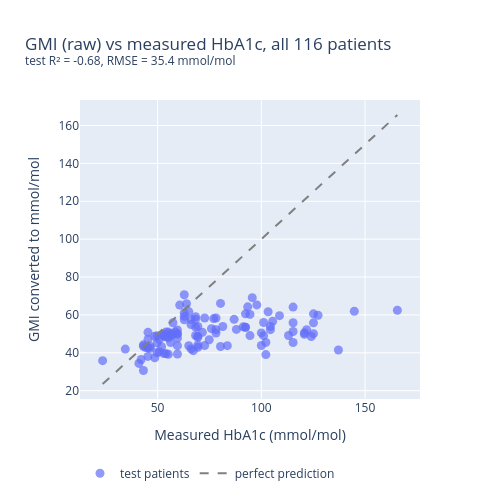

Notebook source saved alongside this figure:
### Markdown cell above
## 7. GMI vs measured HbA1c

The same comparison as `04_gmi_baseline.ipynb`, on all 116 patients. GMI is converted from % to mmol/mol with the IFCC formula before plotting. Points below the dashed line are underestimates.

### Code cell
# Raw GMI in mmol/mol vs measured HbA1c, as in 04_gmi_baseline.ipynb
GMI_INTERCEPT, GMI_SLOPE = 3.31, 0.02392
IFCC_OFFSET, IFCC_FACTOR = 2.15, 10.929
gmi = IFCC_FACTOR * ((GMI_INTERCEPT + GMI_SLOPE * model_data['cgm_mean']) - IFCC_OFFSET)
bias = np.mean(gmi - model_data['hba1c'])
print(f'Bias of raw GMI: {bias:.1f} mmol/mol')

fig = gt_vs_pred(model_data['hba1c'], gmi, 'GMI (raw) vs measured HbA1c, all 116 patients')
fig.update_layout(xaxis_title='Measured HbA1c (mmol/mol)',
                  yaxis_title='GMI converted to mmol/mol')
save_figure(fig, 'gmi_vs_hba1c.png', width=600, height=500)
fig

### Figure 1 — Plotly figure (JSON) as saved in the notebook; plotly's stock layout.template omitted (floating-point values rounded to 4 significant figures)
{"data": [{"marker": {"opacity": 0.7, "size": 9}, "mode": "markers", "name": "test patients", "type": "scatter", "x": [115.3, 69.41, 69.41, 72.68, 121.9, 125.1, 68.31, 68.31, 63.94, 60.66, 54.1, 62.85, 78.15, 165.6, 54.1, 59.57, 57.38, 56.29, 77.06, 80.33, 92.36, 115.3, 104.4, 115.3, 68.31, 94.54, 94.54, 75.96, 74.87, 100.0, 69.41, 46.45, 65.03, 66.13, 45.36, 59.57, 59.57, 71.59, 120.8, 54.1, 144.8, 69.41, 105.5, 137.2, 127.3, 125.1, 78.15, 115.3, 66.13, 120.8, 108.8, 91.27, 101.1, 87.99, 100.0, 95.64, 56.29, 101.1, 57.38, 83.61, 93.45, 104.4, 124.1, 59.57, 68.31, 34.43, 45.36, 48.64, 103.3, 59.57, 46.45, 92.36, 72.68, 48.64, 53.01, 49.73, 40.99, 53.01, 44.27, 53.01, 67.22, 49.73, 51.92, 43.17, 66.13, 45.36, 62.85, 62.85, 62.85, 55.2, 55.2, 65.03, 125.1, 102.2, 102.2, 42.08, 81.43, 43.17, 50.82, 50.82, 80.33, 113.1, 43.17, 49.73, 23.5, 69.41, 59.57, 56.29, 97.82, 45.36, 53.01, 92.36, 58.47, 86.89, 78.15, 55.2], "y": [64.13, 48.24, 42.94, 43.81, 52.16, 60.56, 59.07, 53.57, 65.87, 65.19, 39.55, 61.1, 58.37, 62.47, 51.02, 43.78, 49.65, 50.25, 58.05, 66.06, 60.58, 51.25, 53.94, 55.87, 49.15, 60.27, 49.1, 52.76, 46.88, 50.51, 44.13, 43.34, 61.74, 57.54, 50.79, 49.98, 50.02, 50.79, 50.61, 48.5, 61.92, 48.79, 56.6, 41.48, 59.81, 50.12, 52.21, 45.43, 42.04, 49.76, 59.59, 53.7, 55.98, 52.37, 43.85, 69.1, 45.39, 49.04, 55.84, 43.78, 64.28, 52.23, 48.61, 52.02, 57.76, 41.97, 38.1, 48.68, 61.67, 47.74, 42.42, 53.49, 58.39, 37.33, 49.28, 49.02, 34.4, 48.7, 42.76, 49.87, 41.13, 45.23, 43.21, 44.22, 54.91, 47.05, 70.68, 59.22, 57.43, 47.93, 50.92, 43.71, 55.83, 45.47, 39.06, 36.46, 53.9, 30.66, 47.09, 40.53, 43.33, 49.13, 43.48, 40.01, 35.83, 53.88, 39.37, 49.09, 65.27, 42.57, 39.65, 53.52, 51.07, 57.67, 50.41, 39.2]}, {"line": {"color": "grey", "dash": "dash"}, "mode": "lines", "name": "perfect prediction", "type": "scatter", "x": [23.5, 165.6], "y": [23.5, 165.6]}], "layout": {"height": 500, "legend": {"orientation": "h", "y": -0.2}, "title": {"text": "GMI (raw) vs measured HbA1c, all 116 patients<br><sup>test R² = -0.68, RMSE = 35.4 mmol/mol</sup>"}, "width": 500, "xaxis": {"title": {"text": "Measured HbA1c (mmol/mol)"}}, "yaxis": {"title": {"text": "GMI converted to mmol/mol"}}}}
